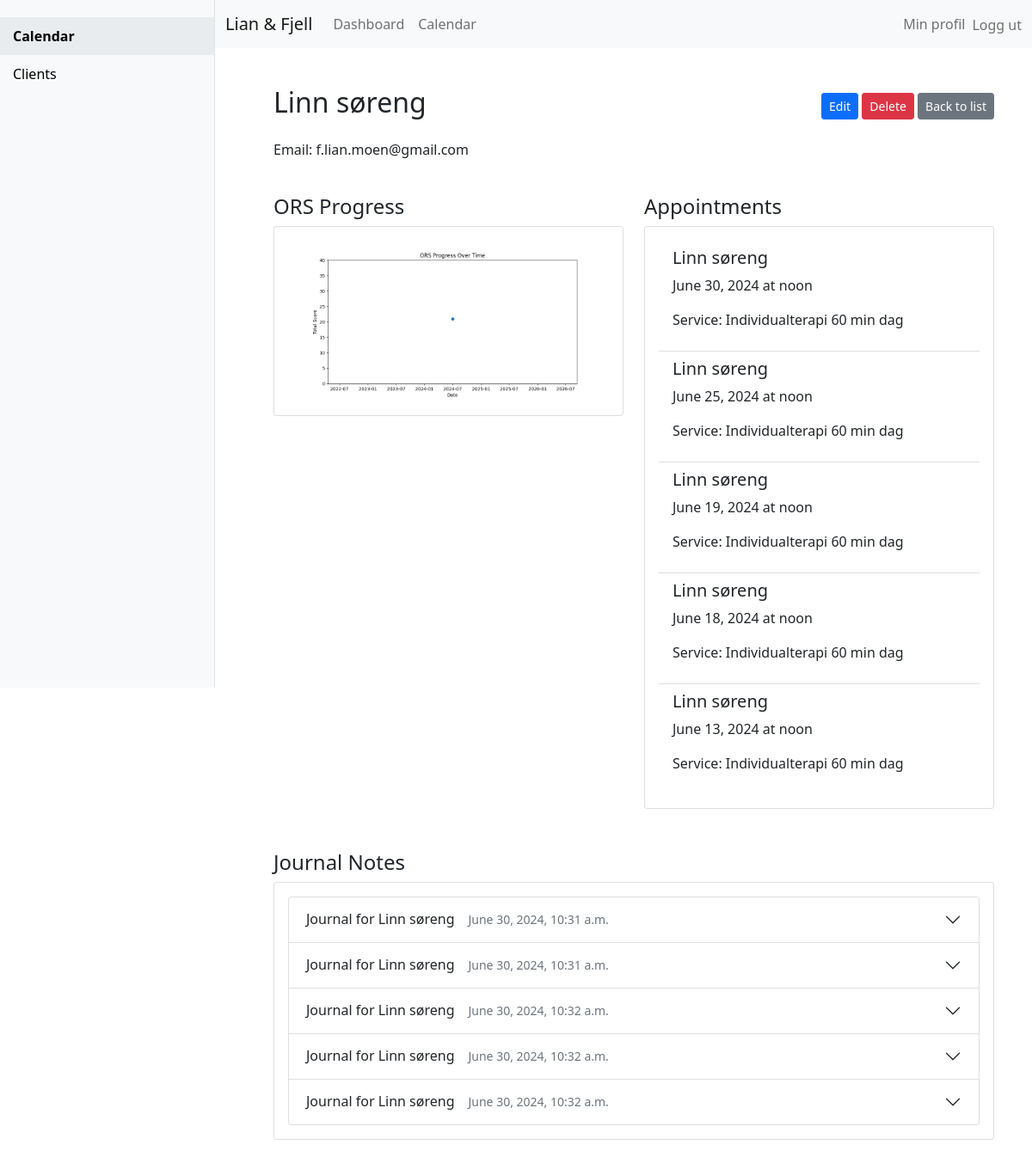
Before: /journals/clients/2/ (signed in) with the older database file.
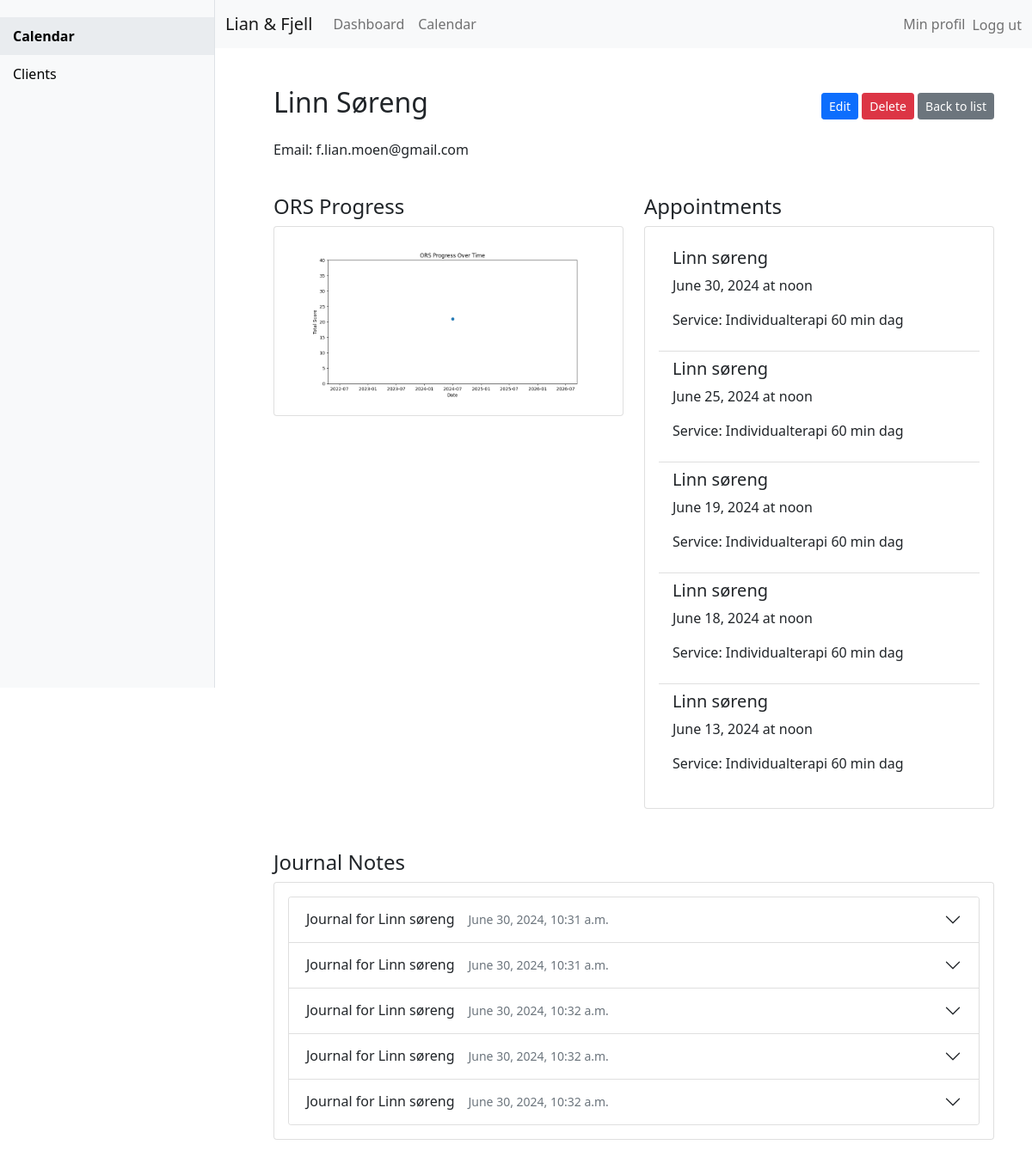
After: the same page with the newer database file.
### journals/models.py (models this page shows)
class Client(models.Model):
    name = models.CharField(max_length=100)
    email = models.EmailField()
    psychologist = models.ForeignKey(User, on_delete=models.CASCADE)

### journals/views.py (the view)
# urls.py: path('clients/<int:pk>/', views.client_detail, name='client_detail'),
@login_required
def client_detail(request, pk):
    client = get_object_or_404(Client, pk=pk)
    appointments = Appointment.objects.filter(client=client)
    journals = Journal.objects.filter(client=client)
    feedbacks = ORSFeedback.objects.filter(client=client).order_by('date')
    dates = [feedback.date for feedback in feedbacks]
    scores = [feedback.total_score for feedback in feedbacks]
    plt.figure(figsize=(10, 5))
    plt.plot(dates, scores, marker='o')
    plt.title('ORS Progress Over Time')
    plt.xlabel('Date')
    plt.ylabel('Total Score')
    plt.ylim(0, 40)
    buffer = io.BytesIO()
    plt.savefig(buffer, format='png')
    plt.close()
    buffer.seek(0)
    image_png = buffer.getvalue()
    buffer.close()
    image_base64 = base64.b64encode(image_png)
    image_base64 = image_base64.decode('utf-8')
    return render(request, 'journals/client_detail.html', {
        'client': client,
        'appointments': appointments,
        'journals': journals,
        'graph': image_base64
    })

### feedback/models.py (called while the page is built)
    @property
    def total_score(self):
        return self.question_1 + self.question_2 + self.question_3 + self.question_4

### journals/templates/journals/client_detail.html (shortened to what this page needs)
{% extends "base_with_sidebar.html" %}
{% block content %}
<div class="container mt-4">
    <div class="row">
        <div class="col-12 d-flex justify-content-between align-items-center">
            <h2>{{ client.name }}</h2>
            <div>
                <a href="{% url 'client_edit' client.pk %}" class="btn btn-primary btn-sm">Edit</a>
                <a href="{% url 'client_delete' client.pk %}" class="btn btn-danger btn-sm">Delete</a>
                <a href="{% url 'client_list' %}" class="btn btn-secondary btn-sm">Back to list</a>
            </div>
        </div>
        <div class="col-12 mt-3">
            <p>Email: {{ client.email }}</p>
        </div>
    </div>
    <div class="row mt-4">
        <div class="col-lg-6 mb-4">
            <h4>ORS Progress</h4>
            <div class="card">
                <div class="card-body">
                    <img alt="ORS Progress Graph" class="img-fluid">
                </div>
            </div>
        </div>
        <div class="col-lg-6 mb-4">
            <h4>Appointments</h4>
            <div class="card">
                <div class="card-body">
                    <ul class="list-group list-group-flush">
                        {% for appointment in appointments %}
                        <li class="list-group-item">
                            <h5>{{ appointment.title }}</h5>
                            <p>{{ appointment.date }} at {{ appointment.time }}</p>
                            <p>Service: {{ appointment.service.name }}</p>
                        </li>
                        {% endfor %}
                    </ul>
                </div>
            </div>
        </div>
    </div>
    <div class="row mt-4">
        <div class="col-12">
            <h4>Journal Notes</h4>
            <div class="card">
                <div class="card-body">
                    <div class="accordion" id="journalNotesAccordion">
                        {% for journal in journals %}
                        <div class="accordion-item">
                            <h2 class="accordion-header" id="heading{{ forloop.counter }}">
                                <button class="accordion-button collapsed" type="button" data-bs-toggle="collapse" data-bs-target="#collapse{{ forloop.counter }}" aria-expanded="false" aria-controls="collapse{{ forloop.counter }}">
                                    {{ journal.title }} <small class="text-muted ms-3">{{ journal.created_at }}</small>
                                </button>
                            </h2>
                        </div>
                        {% endfor %}
                    </div>
                </div>
            </div>
        </div>
    </div>
</div>
{% endblock %}

Changed rows visible on the page:
changed Client "f.lian.moen@gmail.com": name "Linn søreng" → "Linn Søreng"
